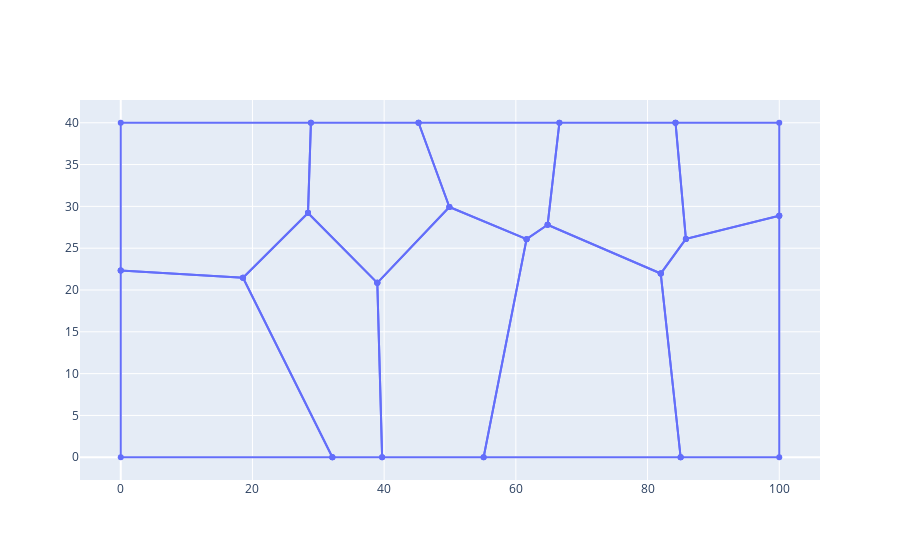

Notebook source saved alongside this figure:
### Code cell
polygons = voronoi_polygons(new_points)
cropped_polygons = crop_axis(polygons, range_x=(0, INPUT_WIDTH), range_y=(0, INPUT_HEIGHT))
x_polygs, y_polygs = form_x_y_polygons(cropped_polygons)

fig = go.Figure(go.Scatter(x=x_polygs, y=y_polygs, mode='lines+markers'))
fig.show()

### Figure 1 — Plotly figure (JSON) as saved in the notebook; plotly's stock layout.template omitted (floating-point values rounded to 4 significant figures)
{"data": [{"mode": "lines+markers", "type": "scatter", "x": [84.25, 85.82, 100, 100, 84.25, null, 32.14, 18.57, 0, 0, 32.14, null, 38.96, 49.91, 61.63, 55.11, 39.69, 38.96, null, 28.44, 28.88, 45.23, 49.91, 38.96, 28.44, null, 100, 85.82, 82.0, 85.02, 100, 100, null, 85.02, 82.0, 64.82, 61.63, 55.11, 85.02, null, 82.0, 64.82, 66.61, 84.25, 85.82, 82.0, null, 28.44, 38.96, 39.69, 32.14, 18.57, 28.44, null, 0, 18.57, 28.44, 28.88, 0, 0, null, 45.23, 49.91, 61.63, 64.82, 66.61, 45.23, null], "y": [40, 26.11, 28.89, 40, 40, null, 0, 21.47, 22.32, 0, 0, null, 20.85, 29.93, 26.08, 0, 0, 20.85, null, 29.2, 40, 40, 29.93, 20.85, 29.2, null, 28.89, 26.11, 21.97, 0, 0, 28.89, null, 0, 21.97, 27.8, 26.08, 0, 0, null, 21.97, 27.8, 40, 40, 26.11, 21.97, null, 29.2, 20.85, 0, 0, 21.47, 29.2, null, 22.32, 21.47, 29.2, 40, 40, 22.32, null, 40, 29.93, 26.08, 27.8, 40, 40, null]}], "layout": {}}
